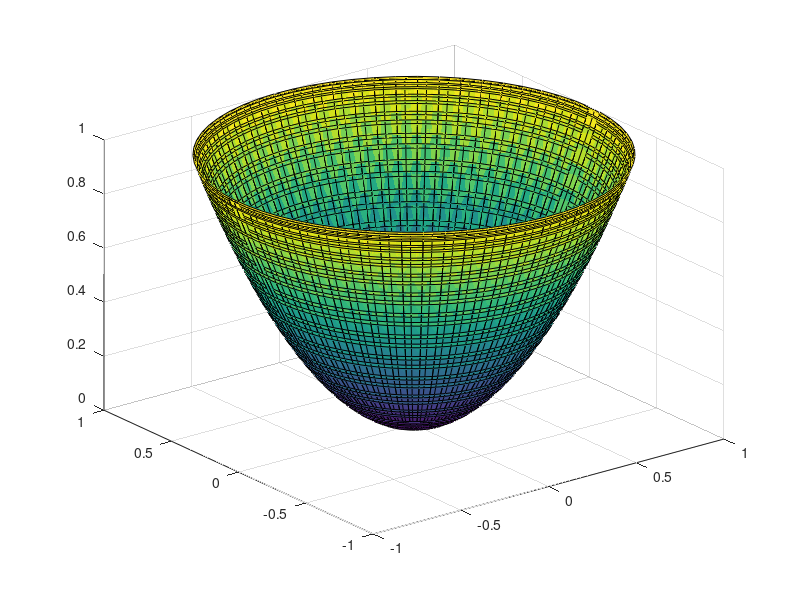

Recreate this plot in MATLAB.
clear; clc;
t=-3:0.1:3;
x=t.^2;
y=t+1;
plot(x,y)
grid on

% -----------------------

clear; clc;
t=-3:0.1:8*pi;
x=cos(t);
y=sin(t);
z=0.2*t;
plot3(x,y,z)
grid on

% ----------------------

clear; clc;
[u,v] = meshgrid(0:0.5:50);
x = cos(u).*(2+cos(v));
y = sin(u).*(2+cos(v));
z=sin(v);
surf(x,y,z) %surf en lugar de plot3 le da profundidad

% --------------------------

clear; clc;
t = -5:0.5:5;
x = t.^2 - 2*t;
y = t + 1;
plot (x,y)
grid on; 

% ------------------------

clear; clc;
t = -5:0.5:5;
x = t.^3 - 4*t;
y = t.^2-4;
plot(x,y)

% ---------------------------

clear; clc;
a = 1; b = 1;
[t,u] = meshgrid(0:0.1:2*pi);
x = a*cos(t).*cos(u);
y = b*cos(t).*sin(u);
z = (cos(t)).^2;

surf(x,y,z)


